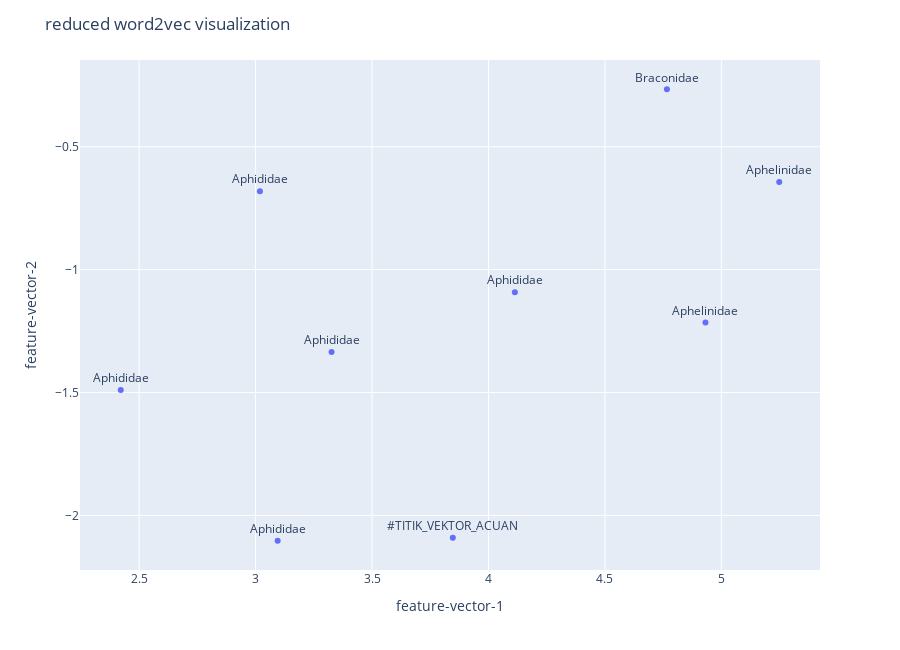

The notebook cell this image was saved under:
### Code cell
# visualisasi

# Reduce the dimensions of entity embeddings to represent them in a 2D plane.
X= UMAP().fit_transform(embeddings)
df_umap=pd.DataFrame(X,columns=['feature-vector-1','feature-vector-2'])


text=[]
labels=[]
for x in transformer._entities:
    if(x!="http://pyRDF2Vec#SERANGGA_ACUAN"):
        text.append(gnx.nodes[x.split("#")[-1]]['famili'].split('_')[-1])
        labels.append(gnx.nodes[x.split("#")[-1]]['label'])
    else:
        text.append("#TITIK_VEKTOR_ACUAN")
        labels.append("#TITIK_VEKTOR_ACUAN")
df_umap['text']=text
df_umap['labels']=labels

# # gnx.nodes[x.split("#")[-1]]['label']
# df_umap['text']=list(map(lambda x: x.split("#")[-1],transformer._entities))
fig = px.scatter(df_umap, x='feature-vector-1',y='feature-vector-2',text='text',hover_name='labels')
fig.update_traces(textposition='top center')
fig.update_layout(
    height=650,
    title_text='reduced word2vec visualization'
)
fig.show()

### Figure 1 — Plotly figure (JSON) as saved in the notebook; plotly's stock layout.template omitted (floating-point values rounded to 4 significant figures)
{"data": [{"hovertemplate": "<b>%{hovertext}</b><br><br>feature-vector-1=%{x}<br>feature-vector-2=%{y}<br>text=%{text}<extra></extra>", "hovertext": ["Metopolophium dirhodum", "Sitobion avenae", "Rhopalosiphum padi", "Schizaphis graminum", "Rhopalosiphum rufiabdominalis", "Aphelinus mali", "Aphidius rhopalosiphi", "Aphelinus varipes", "#TITIK_VEKTOR_ACUAN"], "legendgroup": "", "marker": {"color": "#636efa", "symbol": "circle"}, "mode": "markers+text", "name": "", "showlegend": false, "text": ["Aphididae", "Aphididae", "Aphididae", "Aphididae", "Aphididae", "Aphelinidae", "Braconidae", "Aphelinidae", "#TITIK_VEKTOR_ACUAN"], "textposition": "top center", "type": "scatter", "x": [2.421, 3.095, 4.113, 3.326, 3.019, 5.249, 4.766, 4.932, 3.847], "xaxis": "x", "y": [-1.49, -2.103, -1.092, -1.335, -0.681, -0.6439, -0.266, -1.216, -2.091], "yaxis": "y"}], "layout": {"height": 650, "legend": {"tracegroupgap": 0}, "margin": {"t": 60}, "title": {"text": "reduced word2vec visualization"}, "xaxis": {"anchor": "y", "domain": [0, 1], "title": {"text": "feature-vector-1"}}, "yaxis": {"anchor": "x", "domain": [0, 1], "title": {"text": "feature-vector-2"}}}}
